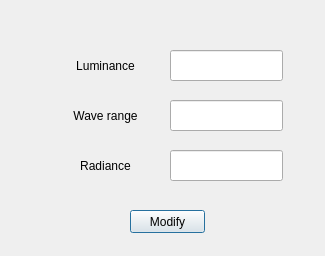
<?xml version="1.0" encoding="UTF-8"?>
<ui version="4.0">
 <class>Dialog</class>
 <widget class="QDialog" name="Dialog">
  <property name="geometry">
   <rect>
    <x>0</x>
    <y>0</y>
    <width>325</width>
    <height>256</height>
   </rect>
  </property>
  <property name="windowTitle">
   <string>Dialog</string>
  </property>
  <widget class="QLabel" name="label">
   <property name="geometry">
    <rect>
     <x>60</x>
     <y>50</y>
     <width>91</width>
     <height>31</height>
    </rect>
   </property>
   <property name="frameShape">
    <enum>QFrame::NoFrame</enum>
   </property>
   <property name="frameShadow">
    <enum>QFrame::Raised</enum>
   </property>
   <property name="text">
    <string>Luminance</string>
   </property>
   <property name="alignment">
    <set>Qt::AlignCenter</set>
   </property>
  </widget>
  <widget class="QLabel" name="label_2">
   <property name="geometry">
    <rect>
     <x>60</x>
     <y>100</y>
     <width>91</width>
     <height>31</height>
    </rect>
   </property>
   <property name="frameShape">
    <enum>QFrame::NoFrame</enum>
   </property>
   <property name="frameShadow">
    <enum>QFrame::Raised</enum>
   </property>
   <property name="text">
    <string>Wave range</string>
   </property>
   <property name="alignment">
    <set>Qt::AlignCenter</set>
   </property>
  </widget>
  <widget class="QPushButton" name="pushButton">
   <property name="geometry">
    <rect>
     <x>130</x>
     <y>210</y>
     <width>75</width>
     <height>23</height>
    </rect>
   </property>
   <property name="text">
    <string>Modify</string>
   </property>
  </widget>
  <widget class="QLineEdit" name="lineEdit">
   <property name="geometry">
    <rect>
     <x>170</x>
     <y>50</y>
     <width>113</width>
     <height>31</height>
    </rect>
   </property>
   <property name="text">
    <string/>
   </property>
  </widget>
  <widget class="QLineEdit" name="lineEdit_2">
   <property name="geometry">
    <rect>
     <x>170</x>
     <y>100</y>
     <width>113</width>
     <height>31</height>
    </rect>
   </property>
   <property name="text">
    <string/>
   </property>
  </widget>
  <widget class="QLineEdit" name="lineEdit_3">
   <property name="geometry">
    <rect>
     <x>170</x>
     <y>150</y>
     <width>113</width>
     <height>31</height>
    </rect>
   </property>
   <property name="text">
    <string/>
   </property>
  </widget>
  <widget class="QLabel" name="label_3">
   <property name="geometry">
    <rect>
     <x>60</x>
     <y>150</y>
     <width>91</width>
     <height>31</height>
    </rect>
   </property>
   <property name="frameShape">
    <enum>QFrame::NoFrame</enum>
   </property>
   <property name="frameShadow">
    <enum>QFrame::Raised</enum>
   </property>
   <property name="text">
    <string>Radiance</string>
   </property>
   <property name="alignment">
    <set>Qt::AlignCenter</set>
   </property>
  </widget>
 </widget>
 <resources/>
 <connections/>
</ui>
